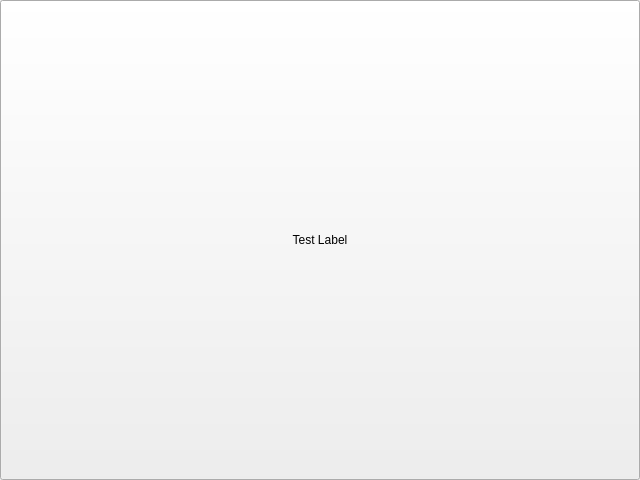
<?xml version="1.0" encoding="UTF-8"?>
<ui version="4.0">
 <class>MyDisplay</class>
 <widget class="QWidget">
  <property name="maximumHeight">
   <number>16777215</number>
  </property>
  <property name="geometry">
   <rect>
    <x>0</x>
    <y>0</y>
    <width>640</width>
    <height>480</height>
   </rect>
  </property>
  <property name="contextMenuPolicy">
   <enum>Qt::DefaultContextMenu</enum>
  </property>
  <property name="size" stdset="0">
   <size>
    <width>640</width>
    <height>480</height>
   </size>
  </property>
  <property name="inputMethodHints">
   <enum>Qt::ImhNone</enum>
  </property>
  <property name="autoFillBackground">
   <bool>false</bool>
  </property>
  <property name="cursor">
   <cursorShape>ArrowCursor</cursorShape>
  </property>
  <property name="windowTitle">
   <string>Test Display</string>
  </property>
  <property name="styleSheet">
   <string notr="true"/>
  </property>
  <property name="accessibleDescription">
   <string/>
  </property>
  <property name="locale">
   <locale language="English" country="UnitedStates"/>
  </property>
  <property name="baseSize">
   <size>
    <width>0</width>
    <height>0</height>
   </size>
  </property>
  <property name="windowModality">
   <enum>Qt::NonModal</enum>
  </property>
  <property name="whatsThis">
   <string/>
  </property>
  <property name="focusPolicy">
   <enum>Qt::NoFocus</enum>
  </property>
  <property name="accessibleName">
   <string/>
  </property>
  <property name="layoutDirection">
   <enum>Qt::LeftToRight</enum>
  </property>
  <property name="windowModified">
   <bool>false</bool>
  </property>
  <property name="sizeIncrement">
   <size>
    <width>0</width>
    <height>0</height>
   </size>
  </property>
  <property name="pos" stdset="0">
   <point>
    <x>0</x>
    <y>0</y>
   </point>
  </property>
  <property name="statusTip">
   <string/>
  </property>
  <property name="font">
   <font/>
  </property>
  <property name="visible">
   <bool>false</bool>
  </property>
  <property name="toolTipDuration">
   <number>-1</number>
  </property>
  <property name="windowFilePath">
   <string/>
  </property>
  <property name="minimumSize">
   <size>
    <width>0</width>
    <height>0</height>
   </size>
  </property>
  <property name="windowOpacity">
   <double>1.000000000000000</double>
  </property>
  <property name="toolTip">
   <string/>
  </property>
  <property name="enabled">
   <bool>true</bool>
  </property>
  <property name="acceptDrops">
   <bool>false</bool>
  </property>
  <property name="maximumWidth">
   <number>16777215</number>
  </property>
  <property name="palette">
   <palette>
    <active/>
    <inactive/>
    <disabled/>
   </palette>
  </property>
  <property name="updatesEnabled">
   <bool>true</bool>
  </property>
  <property name="minimumWidth">
   <number>0</number>
  </property>
  <property name="objectName">
   <string notr="true">MyDisplay</string>
  </property>
  <property name="maximumSize">
   <size>
    <width>16777215</width>
    <height>16777215</height>
   </size>
  </property>
  <property name="minimumHeight">
   <number>0</number>
  </property>
  <property name="windowIconText">
   <string/>
  </property>
  <property name="mouseTracking">
   <bool>false</bool>
  </property>
  <property name="sizePolicy">
   <sizepolicy hsizetype="Preferred" vsizetype="Preferred">
    <horstretch>0</horstretch>
    <verstretch>0</verstretch>
   </sizepolicy>
  </property>
  <widget class="QFrame">
   <property name="maximumHeight">
    <number>16777215</number>
   </property>
   <property name="geometry">
    <rect>
     <x>0</x>
     <y>0</y>
     <width>640</width>
     <height>480</height>
    </rect>
   </property>
   <property name="contextMenuPolicy">
    <enum>Qt::DefaultContextMenu</enum>
   </property>
   <property name="size" stdset="0">
    <size>
     <width>640</width>
     <height>480</height>
    </size>
   </property>
   <property name="inputMethodHints">
    <enum>Qt::ImhNone</enum>
   </property>
   <property name="autoFillBackground">
    <bool>false</bool>
   </property>
   <property name="frameShadow">
    <enum>QFrame::Plain</enum>
   </property>
   <property name="cursor">
    <cursorShape>ArrowCursor</cursorShape>
   </property>
   <property name="windowTitle">
    <string/>
   </property>
   <property name="styleSheet">
    <string notr="true"/>
   </property>
   <property name="accessibleDescription">
    <string/>
   </property>
   <property name="locale">
    <locale language="English" country="UnitedStates"/>
   </property>
   <property name="frameRect">
    <rect>
     <x>0</x>
     <y>0</y>
     <width>640</width>
     <height>480</height>
    </rect>
   </property>
   <property name="baseSize">
    <size>
     <width>0</width>
     <height>0</height>
    </size>
   </property>
   <property name="windowModality">
    <enum>Qt::NonModal</enum>
   </property>
   <property name="whatsThis">
    <string/>
   </property>
   <property name="focusPolicy">
    <enum>Qt::NoFocus</enum>
   </property>
   <property name="lineWidth">
    <number>1</number>
   </property>
   <property name="accessibleName">
    <string/>
   </property>
   <property name="layoutDirection">
    <enum>Qt::LeftToRight</enum>
   </property>
   <property name="windowModified">
    <bool>false</bool>
   </property>
   <property name="sizeIncrement">
    <size>
     <width>0</width>
     <height>0</height>
    </size>
   </property>
   <property name="pos" stdset="0">
    <point>
     <x>0</x>
     <y>0</y>
    </point>
   </property>
   <property name="statusTip">
    <string/>
   </property>
   <property name="font">
    <font/>
   </property>
   <property name="visible">
    <bool>false</bool>
   </property>
   <property name="toolTipDuration">
    <number>-1</number>
   </property>
   <property name="windowFilePath">
    <string/>
   </property>
   <property name="midLineWidth">
    <number>0</number>
   </property>
   <property name="frameShape">
    <enum>QFrame::NoFrame</enum>
   </property>
   <property name="minimumSize">
    <size>
     <width>0</width>
     <height>0</height>
    </size>
   </property>
   <property name="windowOpacity">
    <double>1.000000000000000</double>
   </property>
   <property name="toolTip">
    <string/>
   </property>
   <property name="enabled">
    <bool>true</bool>
   </property>
   <property name="acceptDrops">
    <bool>false</bool>
   </property>
   <property name="maximumWidth">
    <number>16777215</number>
   </property>
   <property name="palette">
    <palette>
     <active/>
     <inactive/>
     <disabled/>
    </palette>
   </property>
   <property name="updatesEnabled">
    <bool>true</bool>
   </property>
   <property name="minimumWidth">
    <number>0</number>
   </property>
   <property name="objectName">
    <string notr="true">frm1</string>
   </property>
   <property name="maximumSize">
    <size>
     <width>16777215</width>
     <height>16777215</height>
    </size>
   </property>
   <property name="minimumHeight">
    <number>0</number>
   </property>
   <property name="windowIconText">
    <string/>
   </property>
   <property name="mouseTracking">
    <bool>false</bool>
   </property>
   <property name="sizePolicy">
    <sizepolicy hsizetype="Preferred" vsizetype="Preferred">
     <horstretch>0</horstretch>
     <verstretch>0</verstretch>
    </sizepolicy>
   </property>
   <widget class="QPushButton">
    <property name="shortcut">
     <string/>
    </property>
    <property name="mouseTracking">
     <bool>false</bool>
    </property>
    <property name="acceptDrops">
     <bool>false</bool>
    </property>
    <property name="sizePolicy">
     <sizepolicy hsizetype="Minimum" vsizetype="Fixed">
      <horstretch>0</horstretch>
      <verstretch>0</verstretch>
     </sizepolicy>
    </property>
    <property name="updatesEnabled">
     <bool>true</bool>
    </property>
    <property name="flat">
     <bool>false</bool>
    </property>
    <property name="maximumWidth">
     <number>16777215</number>
    </property>
    <property name="font">
     <font/>
    </property>
    <property name="autoRepeat">
     <bool>false</bool>
    </property>
    <property name="minimumWidth">
     <number>0</number>
    </property>
    <property name="minimumSize">
     <size>
      <width>0</width>
      <height>0</height>
     </size>
    </property>
    <property name="contextMenuPolicy">
     <enum>Qt::DefaultContextMenu</enum>
    </property>
    <property name="size" stdset="0">
     <size>
      <width>640</width>
      <height>480</height>
     </size>
    </property>
    <property name="accessibleDescription">
     <string/>
    </property>
    <property name="autoRepeatInterval">
     <number>100</number>
    </property>
    <property name="default">
     <bool>false</bool>
    </property>
    <property name="autoFillBackground">
     <bool>false</bool>
    </property>
    <property name="windowModality">
     <enum>Qt::NonModal</enum>
    </property>
    <property name="windowIconText">
     <string/>
    </property>
    <property name="maximumHeight">
     <number>16777215</number>
    </property>
    <property name="maximumSize">
     <size>
      <width>16777215</width>
      <height>16777215</height>
     </size>
    </property>
    <property name="checked">
     <bool>false</bool>
    </property>
    <property name="windowModified">
     <bool>false</bool>
    </property>
    <property name="geometry">
     <rect>
      <x>0</x>
      <y>0</y>
      <width>640</width>
      <height>480</height>
     </rect>
    </property>
    <property name="focusPolicy">
     <enum>Qt::StrongFocus</enum>
    </property>
    <property name="windowFilePath">
     <string/>
    </property>
    <property name="sizeIncrement">
     <size>
      <width>0</width>
      <height>0</height>
     </size>
    </property>
    <property name="pos" stdset="0">
     <point>
      <x>0</x>
      <y>0</y>
     </point>
    </property>
    <property name="down">
     <bool>false</bool>
    </property>
    <property name="windowTitle">
     <string/>
    </property>
    <property name="locale">
     <locale language="English" country="UnitedStates"/>
    </property>
    <property name="minimumHeight">
     <number>0</number>
    </property>
    <property name="windowOpacity">
     <double>1.000000000000000</double>
    </property>
    <property name="enabled">
     <bool>true</bool>
    </property>
    <property name="checkable">
     <bool>false</bool>
    </property>
    <property name="baseSize">
     <size>
      <width>0</width>
      <height>0</height>
     </size>
    </property>
    <property name="autoRepeatDelay">
     <number>300</number>
    </property>
    <property name="autoDefault">
     <bool>false</bool>
    </property>
    <property name="iconSize">
     <size>
      <width>16</width>
      <height>16</height>
     </size>
    </property>
    <property name="layoutDirection">
     <enum>Qt::LeftToRight</enum>
    </property>
    <property name="autoExclusive">
     <bool>false</bool>
    </property>
    <property name="statusTip">
     <string/>
    </property>
    <property name="accessibleName">
     <string/>
    </property>
    <property name="toolTipDuration">
     <number>-1</number>
    </property>
    <property name="styleSheet">
     <string notr="true"/>
    </property>
    <property name="objectName">
     <string notr="true">btn_1</string>
    </property>
    <property name="palette">
     <palette>
      <active/>
      <inactive/>
      <disabled/>
     </palette>
    </property>
    <property name="toolTip">
     <string/>
    </property>
    <property name="visible">
     <bool>false</bool>
    </property>
    <property name="cursor">
     <cursorShape>ArrowCursor</cursorShape>
    </property>
    <property name="whatsThis">
     <string/>
    </property>
    <property name="text">
     <string>Test Label</string>
    </property>
    <property name="inputMethodHints">
     <enum>Qt::ImhNone</enum>
    </property>
   </widget>
  </widget>
 </widget>
 <connections/>
</ui>
